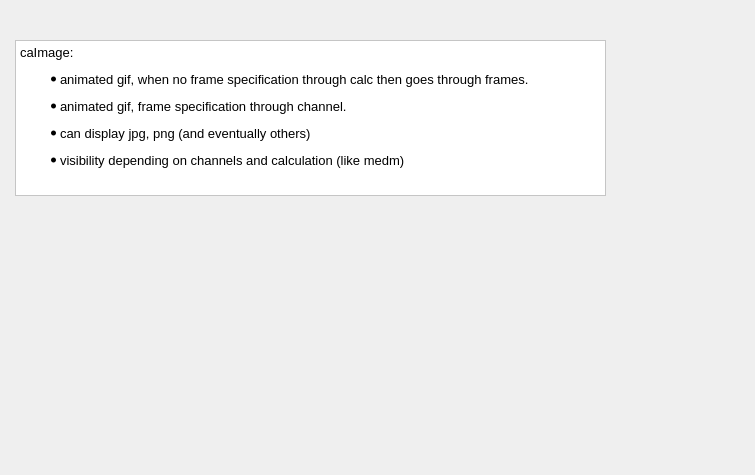
      <widget class="QWidget" name="tab_4">
       <attribute name="title">
        <string>caImage</string>
       </attribute>
       <widget class="caImage" name="caImage_23">
        <property name="geometry">
         <rect>
          <x>90</x>
          <y>260</y>
          <width>40</width>
          <height>40</height>
         </rect>
        </property>
        <property name="imageCalc">
         <string notr="true"/>
        </property>
        <property name="filename" stdset="0">
         <string>turbo.gif</string>
        </property>
        <property name="channel" stdset="0">
         <string notr="true"/>
        </property>
       </widget>
       <widget class="QTextEdit" name="textEdit_4">
        <property name="geometry">
         <rect>
          <x>15</x>
          <y>40</y>
          <width>591</width>
          <height>156</height>
         </rect>
        </property>
        <property name="styleSheet">
         <string notr="true">
QWidget {background: white;} </string>
        </property>
        <property name="html">
         <string>&lt;!DOCTYPE HTML PUBLIC &quot;-//W3C//DTD HTML 4.0//EN&quot; &quot;http://www.w3.org/TR/REC-html40/strict.dtd&quot;&gt;
&lt;html&gt;&lt;head&gt;&lt;meta name=&quot;qrichtext&quot; content=&quot;1&quot; /&gt;&lt;style type=&quot;text/css&quot;&gt;
p, li { white-space: pre-wrap; }
&lt;/style&gt;&lt;/head&gt;&lt;body style=&quot; font-family:'Sans Serif'; font-size:10pt; font-weight:400; font-style:normal;&quot;&gt;
&lt;p style=&quot; margin-top:0px; margin-bottom:0px; margin-left:0px; margin-right:0px; -qt-block-indent:0; text-indent:0px;&quot;&gt;caImage: &lt;/p&gt;
&lt;ul style=&quot;margin-top: 0px; margin-bottom: 0px; margin-left: 0px; margin-right: 0px; -qt-list-indent: 1;&quot;&gt;&lt;li style=&quot; margin-top:12px; margin-bottom:0px; margin-left:0px; margin-right:0px; -qt-block-indent:0; text-indent:0px;&quot;&gt;animated gif, when no frame specification through calc then goes through frames.&lt;/li&gt;
&lt;li style=&quot; margin-top:12px; margin-bottom:0px; margin-left:0px; margin-right:0px; -qt-block-indent:0; text-indent:0px;&quot;&gt;animated gif, frame specification through channel.&lt;/li&gt;
&lt;li style=&quot; margin-top:12px; margin-bottom:0px; margin-left:0px; margin-right:0px; -qt-block-indent:0; text-indent:0px;&quot;&gt;can display jpg, png (and eventually others)&lt;/li&gt;&lt;/ul&gt;
&lt;ul style=&quot;margin-top: 0px; margin-bottom: 0px; margin-left: 0px; margin-right: 0px; -qt-list-indent: 1;&quot;&gt;&lt;li style=&quot; margin-top:12px; margin-bottom:0px; margin-left:0px; margin-right:0px; -qt-block-indent:0; text-indent:0px;&quot;&gt;visibility depending on channels and calculation (like medm)&lt;/li&gt;&lt;/ul&gt;&lt;/body&gt;&lt;/html&gt;</string>
        </property>
       </widget>
       <widget class="caImage" name="caImage_24">
        <property name="geometry">
         <rect>
          <x>195</x>
          <y>260</y>
          <width>40</width>
          <height>40</height>
         </rect>
        </property>
        <property name="imageCalc">
         <string>A</string>
        </property>
        <property name="filename" stdset="0">
         <string>turbo.gif</string>
        </property>
        <property name="channel" stdset="0">
         <string notr="true">ACM:COUNT:1</string>
        </property>
       </widget>
       <widget class="caImage" name="caimage">
        <property name="geometry">
         <rect>
          <x>245</x>
          <y>250</y>
          <width>366</width>
          <height>146</height>
         </rect>
        </property>
        <property name="filename" stdset="0">
         <string notr="true">pvss2.jpg</string>
        </property>
       </widget>
       <widget class="caImage" name="caimage_2">
        <property name="geometry">
         <rect>
          <x>55</x>
          <y>370</y>
          <width>161</width>
          <height>96</height>
         </rect>
        </property>
        <property name="filename" stdset="0">
         <string notr="true">splash.png</string>
        </property>
       </widget>
       <widget class="caImage" name="caimage_3">
        <property name="geometry">
         <rect>
          <x>665</x>
          <y>250</y>
          <width>81</width>
          <height>81</height>
         </rect>
        </property>
        <property name="imageCalc">
         <string notr="true"/>
        </property>
        <property name="filename" stdset="0">
         <string notr="true">earth.gif</string>
        </property>
       </widget>
      </widget>
